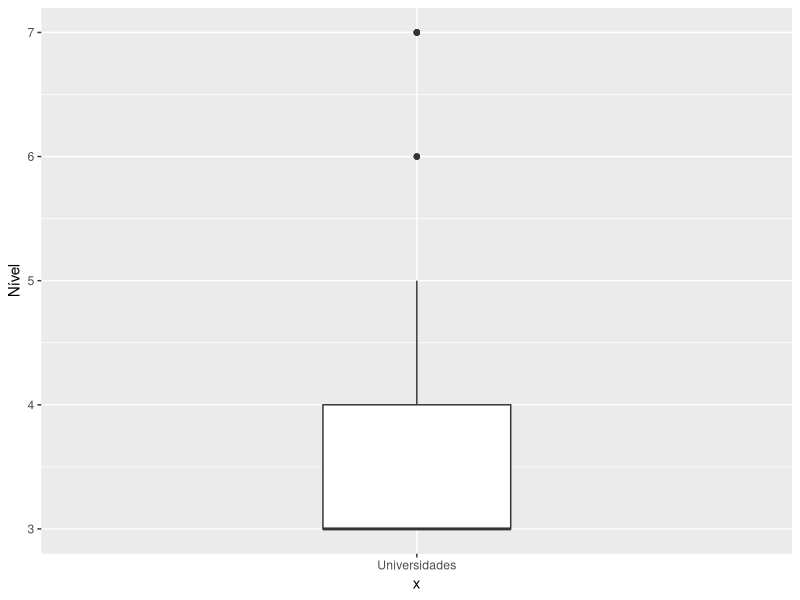
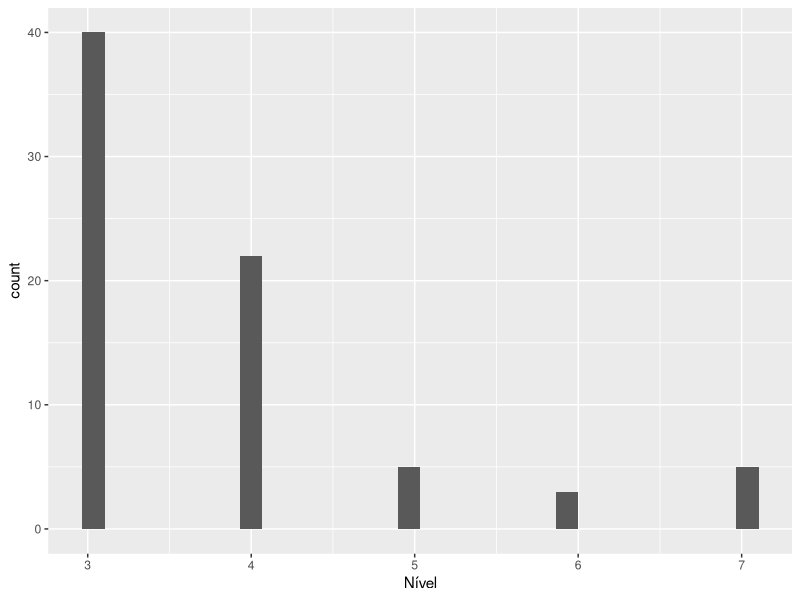
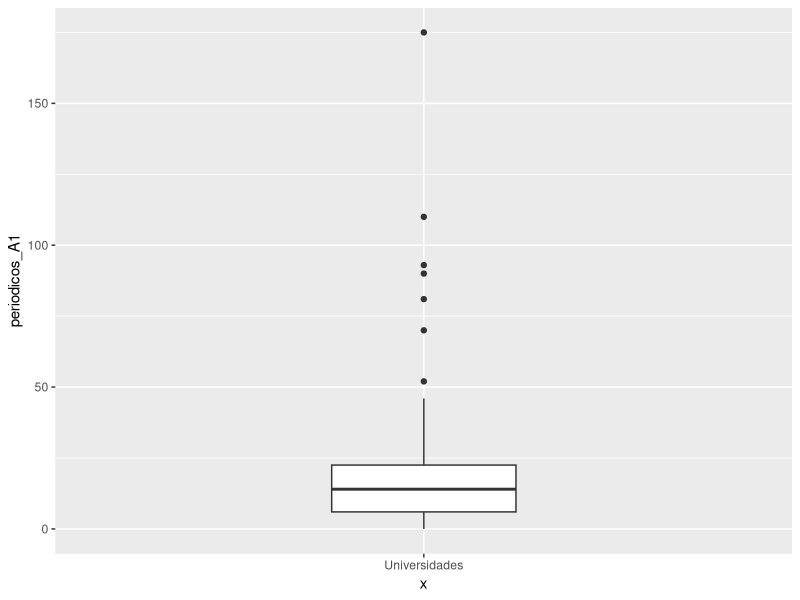
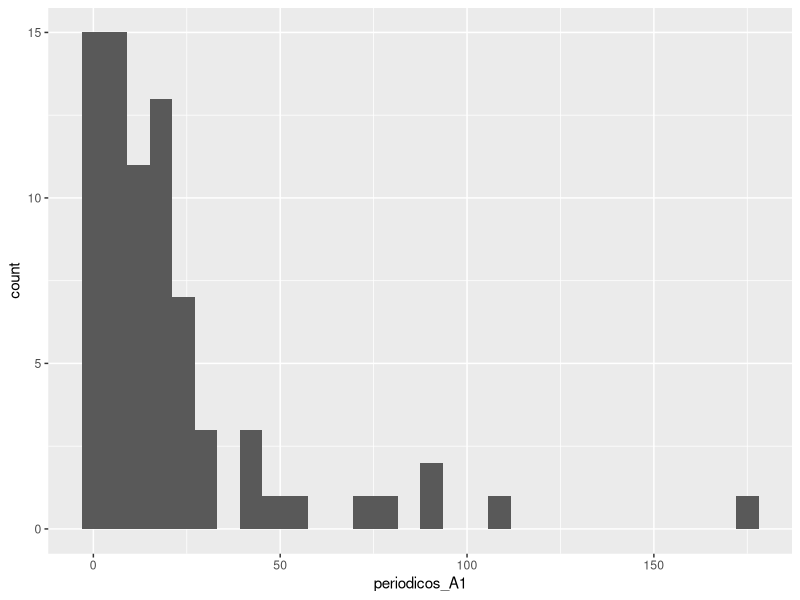
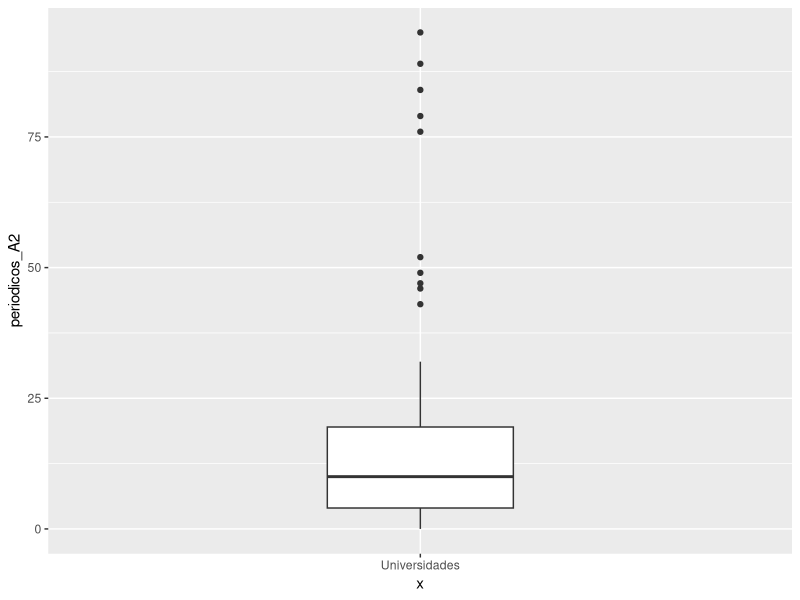
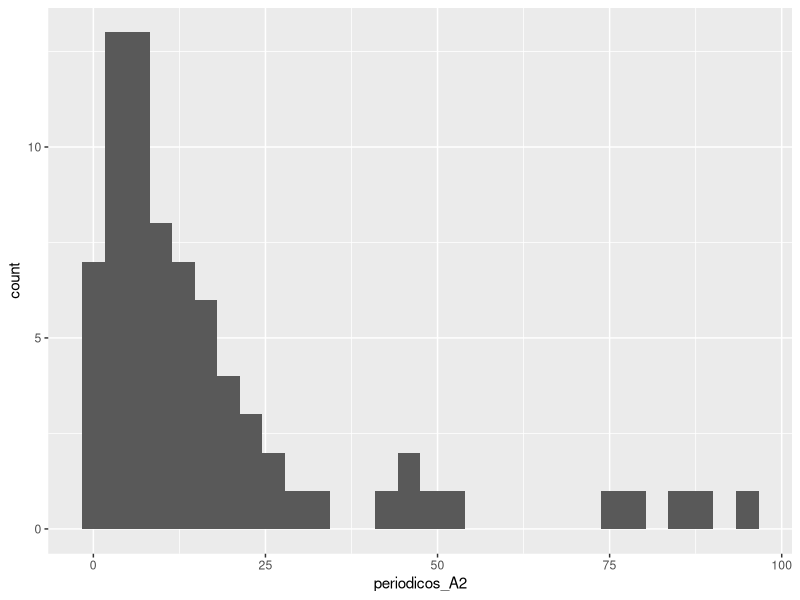
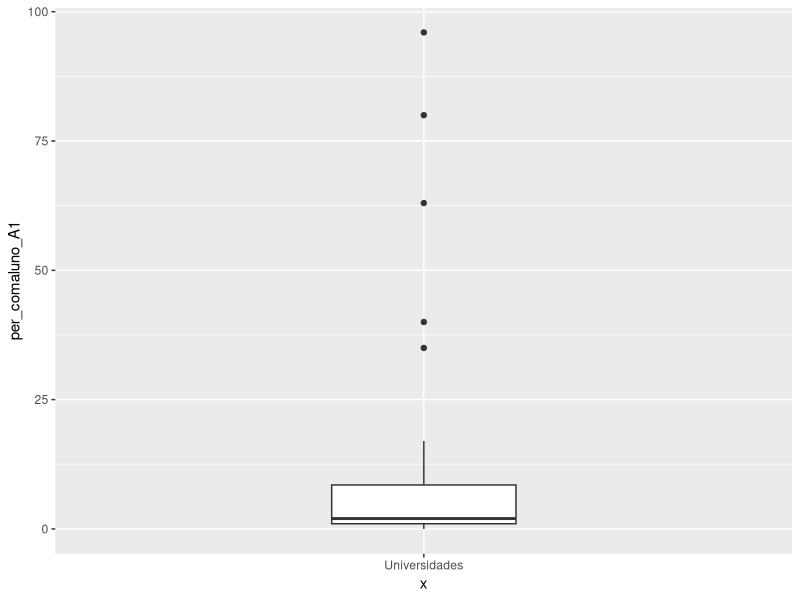
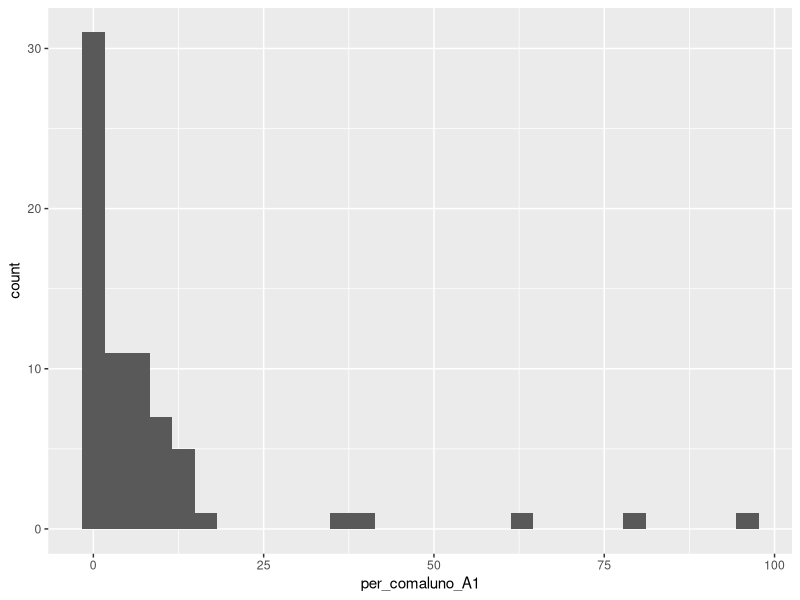

Generate these figures, in order, with R:
## ---- chunk 1
require(GGally, quietly = TRUE)
require(reshape2, quietly = TRUE)
require(tidyverse, quietly = TRUE, warn.conflicts = FALSE)
library(ggfortify)
library(cluster)
library(ggdendro)
library(broom)
library(knitr)

dados_capes = read_csv("dados/capes-cacc.csv")

formata_label = function(l){
  # existem funções para formatar com , sendo milhar e . sendo decimal (scales::comma)
  # mas em pt_br é o contrário. essa função serve para isso
  format(l, big.mark = ".", scientific = FALSE, trim = TRUE, decimal.mark = ",")
}

## ---- chunk 2
dados_capes %>% 
    ggplot(aes(y = `Nível`, x = "Universidades")) + 
    geom_boxplot(width = .3)

dados_capes %>% 
    ggplot(aes(x = `Nível`)) + 
    geom_histogram(bins = 30)
## ---- chunk 3
dados_capes %>% 
    ggplot(aes(y = periodicos_A1, x = "Universidades")) + 
    geom_boxplot(width = .3)

dados_capes %>% 
    ggplot(aes(x = periodicos_A1)) + 
    geom_histogram(bins = 30)
## ---- chunk 4
dados_capes %>% 
    ggplot(aes(y = periodicos_A2, x = "Universidades")) + 
    geom_boxplot(width = .3)

dados_capes %>% 
    ggplot(aes(x = periodicos_A2)) + 
    geom_histogram(bins = 30)
## ---- chunk 5
dados_capes %>% 
    ggplot(aes(y = per_comaluno_A1, x = "Universidades")) + 
    geom_boxplot(width = .3)

dados_capes %>% 
    ggplot(aes(x = per_comaluno_A1)) + 
    geom_histogram(bins = 30)
## ---- chunk 6
dados_capes %>% 
    ggplot(aes(y = per_comaluno_A2, x = "Universidades")) + 
    geom_boxplot(width = .3)

dados_capes %>% 
    ggplot(aes(x = per_comaluno_A2)) + 
    geom_histogram(bins = 30)
## ---- chunk 7
dados_capes = dados_capes %>% 
  select(Sigla, `Nível`, periodicos_A1, periodicos_A2, per_comaluno_A1, per_comaluno_A2)

dados_capes = dados_capes %>%
  filter(complete.cases(dados_capes))

dados_capes2 = dados_capes
## ---- chunk 8
n_clusters = 5

dados_capes.scaled = select(dados_capes, -Sigla) %>% 
  mutate_each(funs(scale))

row.names(dados_capes.scaled)  = dados_capes$Sigla

toclust = dados_capes.scaled %>% 
   rownames_to_column(var = "universidade") %>% 
   select(1:6) 

dists = toclust %>% 
    select(-universidade) %>% 
    dist()

km = toclust %>% 
    select(-universidade) %>% 
    kmeans(centers = n_clusters, nstart = 20)

km %>% 
  augment(toclust) %>% 
  gather(key = "variáveis", value = "z-score", -universidade,  -.cluster) %>% 
  ggplot(aes(x = `variáveis`, y = `z-score`, group = universidade, colour = .cluster)) + 
  geom_point(alpha = 0.2) + 
  geom_line(alpha = .5) + 
  facet_wrap(~ .cluster) +
  theme(axis.text.x = element_text(angle = 75, hjust = 1))

autoplot(km, data = dados_capes.scaled, label = TRUE)
## ---- chunk 9
plot(silhouette(km$cluster, dists), col = RColorBrewer::brewer.pal(n_clusters, "Set2"))
## ---- chunk 10
row.names(dados_capes) = dados_capes$Sigla

pr.out = prcomp(select(dados_capes, -Sigla), scale = TRUE) 

kable(pr.out$rotation)
## ---- chunk 11
# Porcentagem da variância explicada: 
plot_pve <- function(prout){
  pr.var <- pr.out$sdev^2
  pve <- pr.var / sum(pr.var)
  df = data.frame(x = 1:NROW(pve), y = cumsum(pve))
  ggplot(df, aes(x = x, y = y)) + 
    geom_point(size = 3) + 
    geom_line() + 
    labs(x='Principal Component', y = 'Cumulative Proportion of Variance Explained')
}

plot_pve(pr.out)
## ---- chunk 12
autoplot(pr.out, label = TRUE, label.size = 3, shape = FALSE)
## ---- chunk 13
biplot(pr.out, scale = 0)

autoplot(pr.out, label = TRUE, label.size = 3, shape = FALSE, 
         loadings = TRUE, loadings.colour = 'blue',
         loadings.label = TRUE, loadings.label.size = 3)
## ---- chunk 14
require(Rtsne)

tsne.out = Rtsne(dados_capes2, 
                 verbose = TRUE,
                 perplexity = 5)

df = as.data.frame(tsne.out$Y)
df$Sigla = dados_capes2$Sigla

ggplot(df, aes(x = V1, y = V2, label = Sigla)) + 
  geom_point(alpha = 0.8, size = 3, color = "tomato") 

ggplot(df, aes(x = V1, y = V2, label = Sigla)) + 
  geom_point(alpha = 0.2, size = 3, color = "tomato") + 
  geom_text(alpha = .7, size = 4, hjust = -.2)
